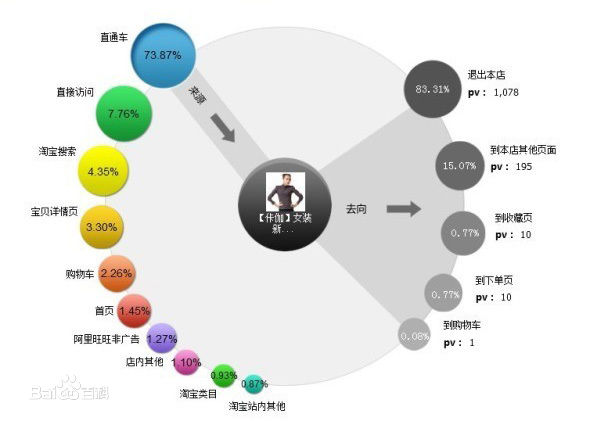
//> input picture circleGet/yuan.jpg, 590 x 421 px, given in place of yuan.bmp, which was not available
$ ./main   (built with g++ and OpenCV 4)
//> lines starting //> are read from the running program, lines starting //| are printed output that depends on the picture; after the words box and inside, x2 and y2 are one past the last pixel; in counts of white or black regions, pixels touching at a corner belong together; pictures that were not available may be replaced by others from this repository, and a replacement may not be noted
#include<opencv2\opencv.hpp>
#include<iostream>

using namespace std;
using namespace cv;
Mat src, src_gray, dst;
const char* output_win = "output";
RNG rng(12345);
int threshold_value = 70;
int threshold_max = 255;
void moments_Callback(int, void*);

int main(int argc, char**argv)
{

	src = imread("F:\\processImage\\yuan.bmp");
//> src is the input picture: 421 rows x 590 cols, CV_8UC3; mean B, G, R 227.2, 230.4, 228.8
	if (src.empty())
	{
		cout << "could not load image!" << endl;
		return -1;
	}
	namedWindow("input", CV_WINDOW_AUTOSIZE);
	imshow("input", src);
	cvtColor(src, src_gray, CV_BGR2GRAY);
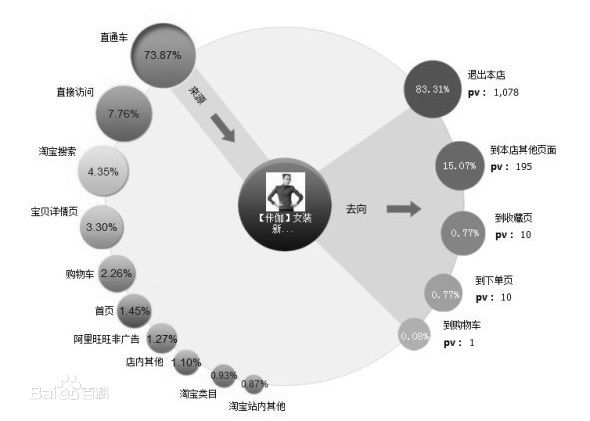
//> src_gray: 421 rows x 590 cols, CV_8UC1; min 0, max 255, mean 229.5
	GaussianBlur(src_gray, src_gray, Size(3, 3), 0, 0,BORDER_DEFAULT);

	createTrackbar("threshold:", "input", &threshold_value, threshold_max, moments_Callback);
	moments_Callback(0, 0);

	cvWaitKey(0);
	return 0;
}
void moments_Callback(int, void*){
	Mat canny_output;
	vector<vector<Point>> contours;
	vector<Vec4i> hierachy;
	Canny(src_gray, canny_output, threshold_value, threshold_value * 2, 3, false);
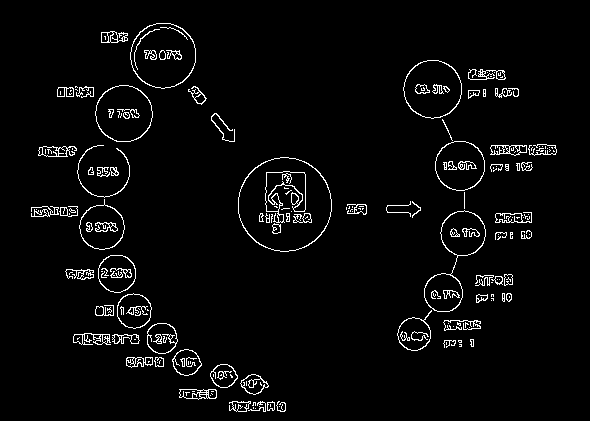
//> canny_output: 421 rows x 590 cols, CV_8UC1; 3.5% white in thin lines or dots, all inside (x1, y1, x2, y2) = (31, 23, 557, 412)
	findContours(canny_output, contours, hierachy, RETR_TREE, CHAIN_APPROX_SIMPLE, Point(0,0));
//> contours = 382 contours, 231 with area under 20; largest, box (x1, y1, x2, y2) and area: (238, 157, 332, 252) 6891, (238, 157, 332, 252) 6813, (130, 23, 196, 89) 3345, (130, 23, 196, 89) 3289, (424, 210, 486, 312) 2727

	vector<Moments> contours_moments(contours.size()); //定义Moments数组
//> contours_moments = 382 items
	vector<Point2f> ccs(contours.size());
	for (size_t i = 0; i < contours.size();i++)
	{
		contours_moments[i] = moments(contours[i]);  //小写是函数
		ccs[i] = Point(static_cast<float>(contours_moments[i].m10) / contours_moments[i].m00,
			static_cast<float>(contours_moments[i].m01) / contours_moments[i].m00); //中心位置坐标xy
	}
//> after the loop, ccs = 382 Points (x, y), first 12: [-2.15e+09, -2.15e+09], [-2.15e+09, -2.15e+09], [-2.15e+09, -2.15e+09], [-2.15e+09, -2.15e+09], [253, 403], [281, 406], [270, 405], [270, 405], [-2.15e+09, -2.15e+09], [259, 404], [259, 403], [240, 405]
	Mat drawImage = Mat::zeros(src.size(), CV_8UC3);
	src.copyTo(drawImage);
	for (size_t j = 0; j < contours.size();j++)
	{
		Scalar color = Scalar(rng.uniform(0, 255), rng.uniform(0, 255), rng.uniform(0, 255));
		printf("center point  x:%.2f  y:%.2f\n", ccs[j].x, ccs[j].y);
		printf("contours %d  area:%.2f   arc length: %.2f\n",j, contourArea(contours[j]), arcLength(contours[j],true)); //面积和长度
		drawContours(drawImage, contours, j, color, 2, 8, hierachy, 0, Point(-1, -1));
		circle(drawImage, ccs[j], 2, color, 5, 8);
	}
//> this loop made 382 passes
//| center point  x:-2147483648.00  y:-2147483648.00
//| contours 0  area:0.00   arc length: 0.00
//| center point  x:-2147483648.00  y:-2147483648.00
//| contours 1  area:0.00   arc length: 2.00
//> (the first 4 of 16 printed lines)
//> (output is shown up to pass 8 of 382)
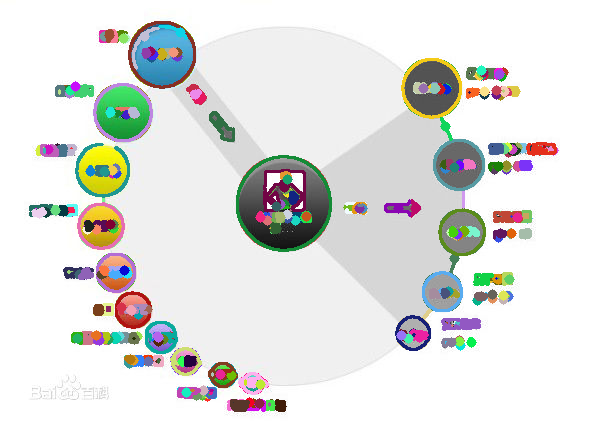
//> drawImage: 421 rows x 590 cols, CV_8UC3; 10.9% of pixels changed, all inside (x1, y1, x2, y2) = (29, 21, 559, 412)
	imshow(output_win, drawImage);
}

$ run again, with circleGet/timg.jpg copied over circleGet/yuan.jpg
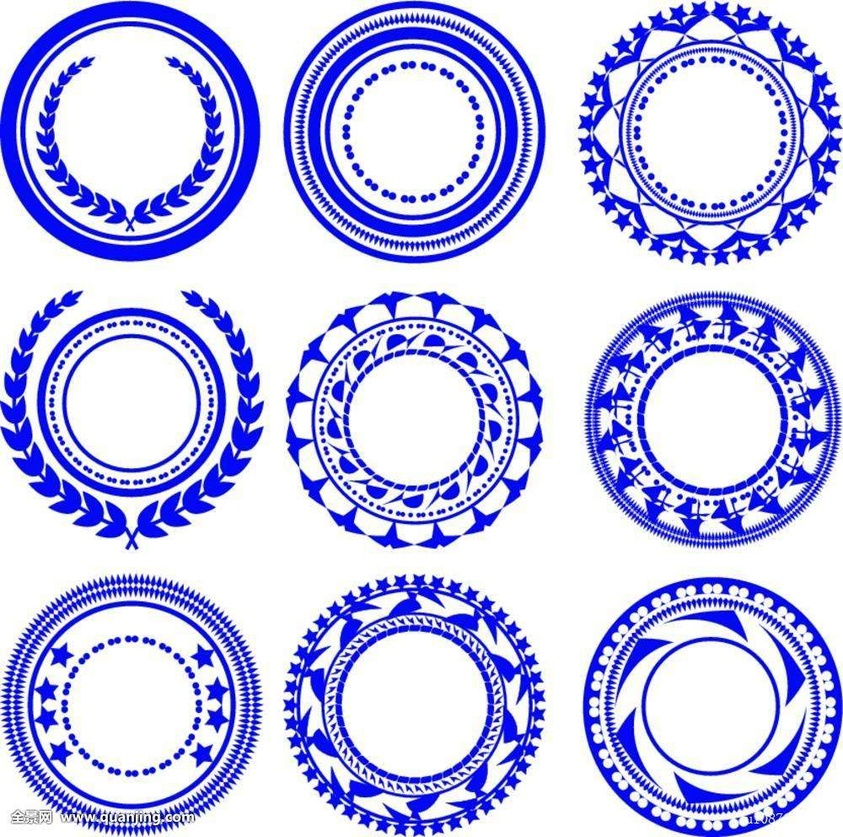
//> input picture circleGet/timg.jpg, 843 x 837 px, shrunk from 1000 x 992 before the run, given in place of yuan.bmp, which was not available
//> src is the input picture: 837 rows x 843 cols, CV_8UC3; mean B, G, R 236.9, 193.2, 191.9
//> in moments_Callback, `Canny(src_gray, canny_output, threshold_value, threshold_value * 2, 3,..`:
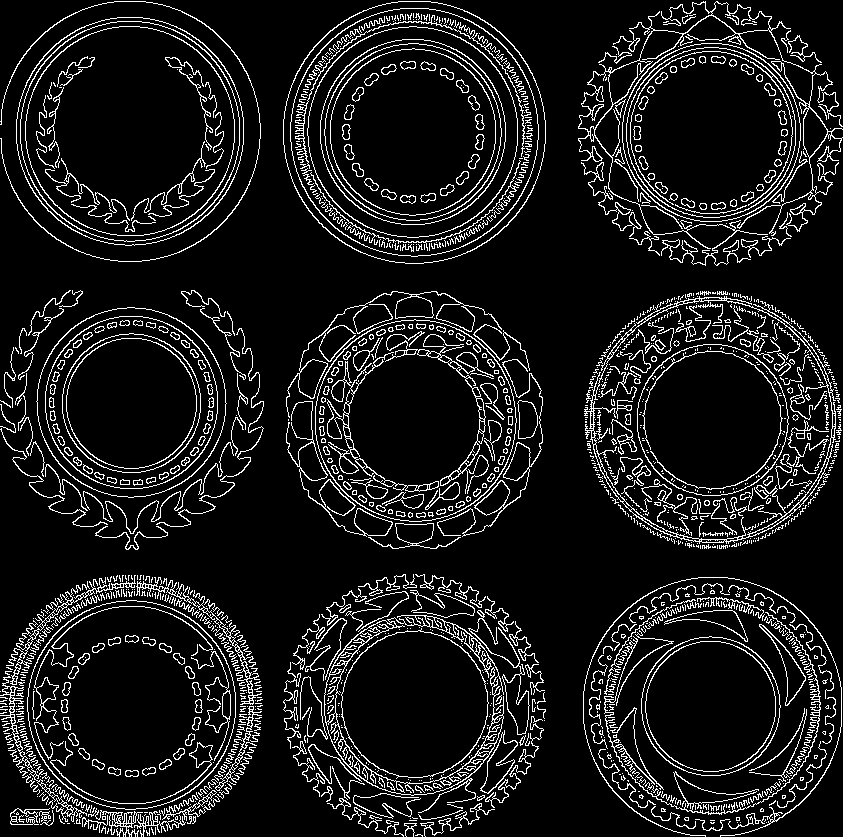
//> canny_output: 837 rows x 843 cols, CV_8UC1; 10.1% white in thin lines or dots
//> contours = 2081 contours, 1464 with area under 20; largest, box (x1, y1, x2, y2) and area: (283, 1, 546, 264) 54146, (283, 1, 546, 264) 53924, (290, 8, 539, 257) 48309, (290, 8, 539, 257) 48102, (584, 296, 836, 544) 46478
//> contours_moments = 2081 items
//> after the loop in moments_Callback, `for (size_t i = 0; i < contours.size();i++)`: ccs = 2081 Points (x, y), first 12: [418, 834], [147, 832], [107, 831], [-2.15e+09, -2.15e+09], [152, 830], [102, 828], [90, 826], [409, 825], [409, 824], [-2.15e+09, -2.15e+09], [-2.15e+09, -2.15e+09], [-2.15e+09, -2.15e+09]
//> the loop in moments_Callback, `for (size_t j = 0; j < contours.size();j++)` made 2081 passes
//| center point  x:418.00  y:834.00
//| contours 0  area:1.50   arc length: 17.07
//| center point  x:147.00  y:832.00
//| contours 1  area:3.00   arc length: 26.49
//| center point  x:107.00  y:831.00
//| contours 2  area:1.00   arc length: 10.83
//> (the first 6 of 10 printed lines)
//> (output is shown up to pass 5 of 2081)
//> after the loop in moments_Callback, `for (size_t j = 0; j < contours.size();j++)`:
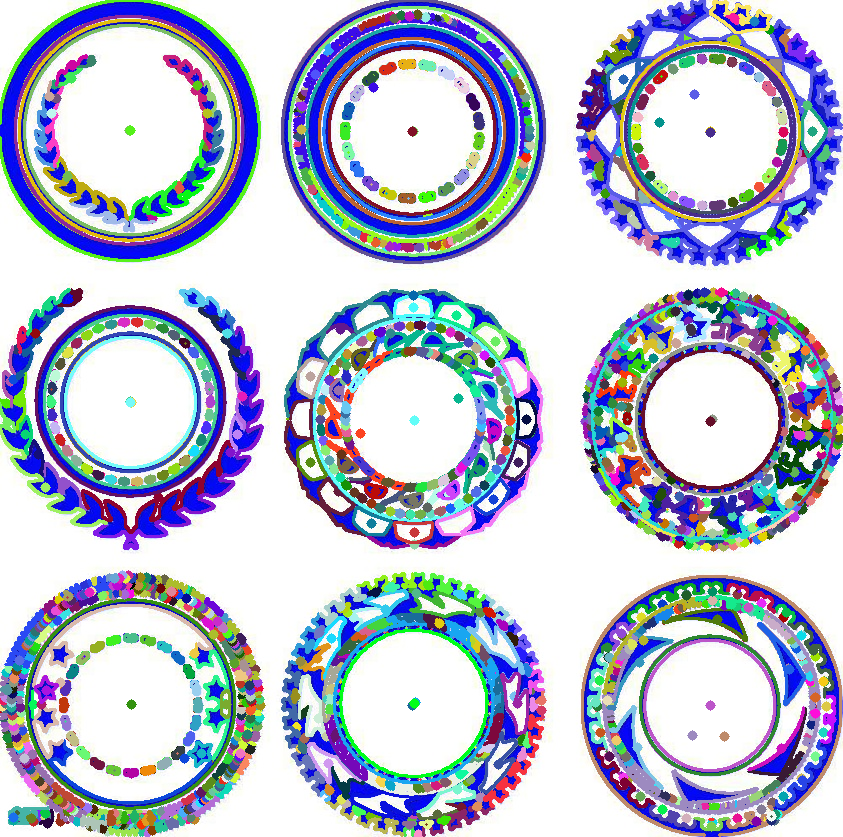
//> drawImage: 837 rows x 843 cols, CV_8UC3; mean B, G, R 210.4, 192.1, 187.1
